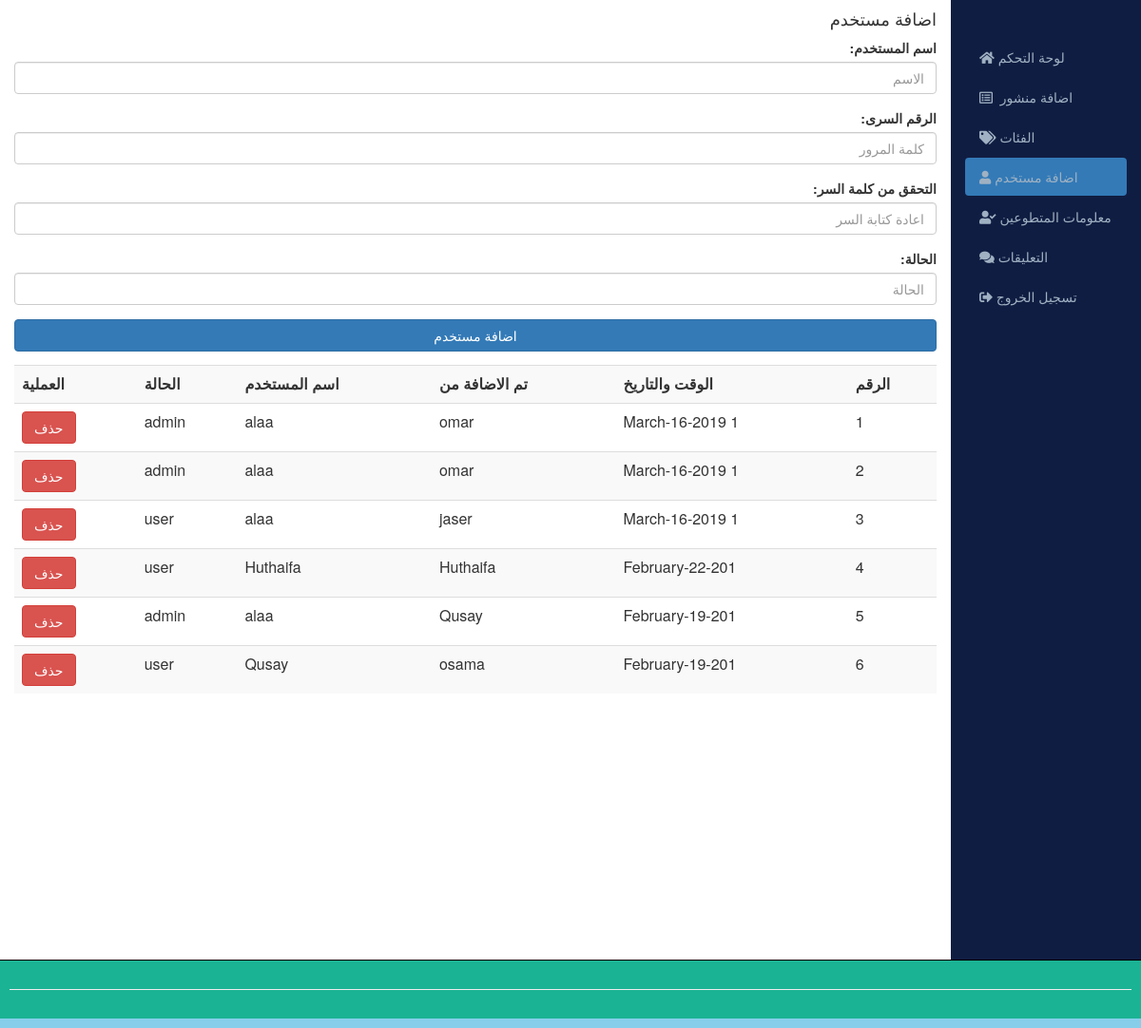
The app's page /admin.php with its own data.
### tables this page shows
CREATE TABLE `registeration` (
  `id` int(10) NOT NULL,
  `datetime` varchar(15) NOT NULL,
  `UserName` varchar(200) NOT NULL,
  `Password` varchar(200) NOT NULL,
  `addedby` varchar(200) NOT NULL,
  `status` varchar(255) NOT NULL,
  `email` varchar(255) NOT NULL
);

### admin.php (the view, shortened to what this page needs)
<?php
require_once "include/function.php";
?>
<html>
    <head>
        <link rel="stylesheet" href="https://maxcdn.bootstrapcdn.com/bootstrap/3.4.0/css/bootstrap.min.css">
        <link rel="stylesheet" href="css/adminstyle.css">
        <link rel="stylesheet" href="https://use.fontawesome.com/releases/v5.6.3/css/all.css">
    </head>
    <body>
                <div class="col-sm-10">
                    <h4 dir="rtl">اضافة مستخدم</h4>
                    <div>
                        <form action="admin.php" method="post">
<fieldset>
    <div class="form-group">
    <label for="Usename"  style="float:right;">:اسم المستخدم</label>
    <input  class="form-control" type="text" name="Usename" id="Usename" placeholder="الاسم" dir="rtl">
    </div>
    <div class="form-group">
    <label for="password" style="float:right;">:الرقم السرى</label>
    <input  class="form-control" type="password" name="password" id="password" placeholder="كلمة المرور" dir="rtl">
    </div>
    <div class="form-group">
    <label for="Confirmpassword" style="float:right;">:التحقق من كلمة السر</label>
    <input  class="form-control" type="password" name="Confirmpassword" id="Confirmpassword" placeholder="اعادة كتابة السر" dir="rtl">
    </div>
     <div class="form-group">
    <label for="status" style="float:right;">:الحالة</label>
    <input  class="form-control" type="text" name="status" id="status" placeholder="الحالة" dir=rtl>
    </div>
    <input class="btn btn-primary btn-block" type="submit" name="submit" value="اضافة مستخدم">
</fieldset>
                    </form>
                </div>
                <div class="table-responsive">
                    <table class="table table-striped table-hover">
                        <tr>
                        <th>العملية</th>
                           <th>الحالة</th>
                         <th>اسم المستخدم</th>
                        <th>تم الاضافة من</th>
                         <th>الوقت والتاريخ</th>
                        <th>الرقم</th>
                        </tr>
                        <?php
                        $viewquery="SELECT * from registeration ORDER by datetime DESC;";
                        $excute=mysqli_query($connection, $viewquery);
                        $srNO=0;
                        while ($DataRow= mysqli_fetch_array($excute))
                        {
                            $id=$DataRow['id'];
                            $datetimes=$DataRow['datetime'];
                           $username=$DataRow['UserName'];
                            $Admin=$DataRow['addedby'];
                            $status=$DataRow['status'];
                         $srNO++;
                        ?>
                        <tr>
                            <td>  <a href="deleteadmin.php?id=<?php echo $id;?>">
                                    <span class= "btn btn-danger">حذف</span></a></td>
                                      <td><?php echo $status;?></td>
                                     <td><?php echo $Admin;?></td>
                                     <td><?php echo $username;?></td>
                                     <td><?php echo $datetimes;?></td>
                                    <td><?php echo $srNO;?></td>
                        </tr>
                     <?php } ?>
                    </table>
        <br>
    <br>
    <br>
    <br>
    <br>
    <br>
    <br>
    <br>
    <br>
    <br>
    <br>
    <br>
    <br>
                </div>
            </div>
             <div class="container-fluid">
            <div class="row">
                <br>
                <br>
                <div class="col-sm-2">
                    <ul id="side_menu" class="nav nav-pills nav-stacked">
                        <li ><a href="dashbored.php"><i class="fas fa-home"></i>&nbsp;لوحة التحكم</a></li>
                        <li><a href="addnewpost.php"><i class="far fa-list-alt"></i>&nbsp; اضافة منشور</a></li>
                        <li><a href="categories.php"><i class="fas fa-tags"></i>&nbsp;الفئات</a></li>
                        <li class="active"><a href="admin.php"><i class="fas fa-user"></i>&nbsp;اضافة مستخدم</a></li>
                                <li><a href="volinfo.php"><i class="fas fa-user-check"></i>&nbsp;معلومات المتطوعين</a></li>
                        <li><a href="comments.php"><i class="fas fa-comments"></i>&nbsp;التعليقات</a></li>
                        <li><a href="logout.php"><i class="fas fa-sign-out-alt"></i>&nbsp;تسجيل الخروج</a></li>
                    </ul>
                </div>
                 </div>
        </div>
    <div id="footer">
            <hr>
    </div>
    <div style="height: 10px; background-color: skyblue"></div>
    </body>

### css/adminstyle.css (style rules this page uses)
body { background-color: #101D42; }
.col-sm-10 { background-color: #ffffff;//change background color to white }
#side_menu a { color:#9fb1c2; }
#footer { padding: 10px; border-top: 1px solid black; color: #eeeeee; background-color: #1ab394; text-align:center; }

### admin.php (style rules this page uses)
body { background-color: #101D42; }

### records on screen
registeration: status "admin", addedby "alaa", UserName "omar", datetime "March-16-2019 1"
registeration: status "admin", addedby "alaa", UserName "omar", datetime "March-16-2019 1"
registeration: status "user", addedby "alaa", UserName "jaser", datetime "March-16-2019 1"
registeration: status "user", addedby "Huthaifa", UserName "Huthaifa", datetime "February-22-201"
registeration: status "admin", addedby "alaa", UserName "Qusay", datetime "February-19-201"
registeration: status "user", addedby "Qusay", UserName "osama", datetime "February-19-201"
